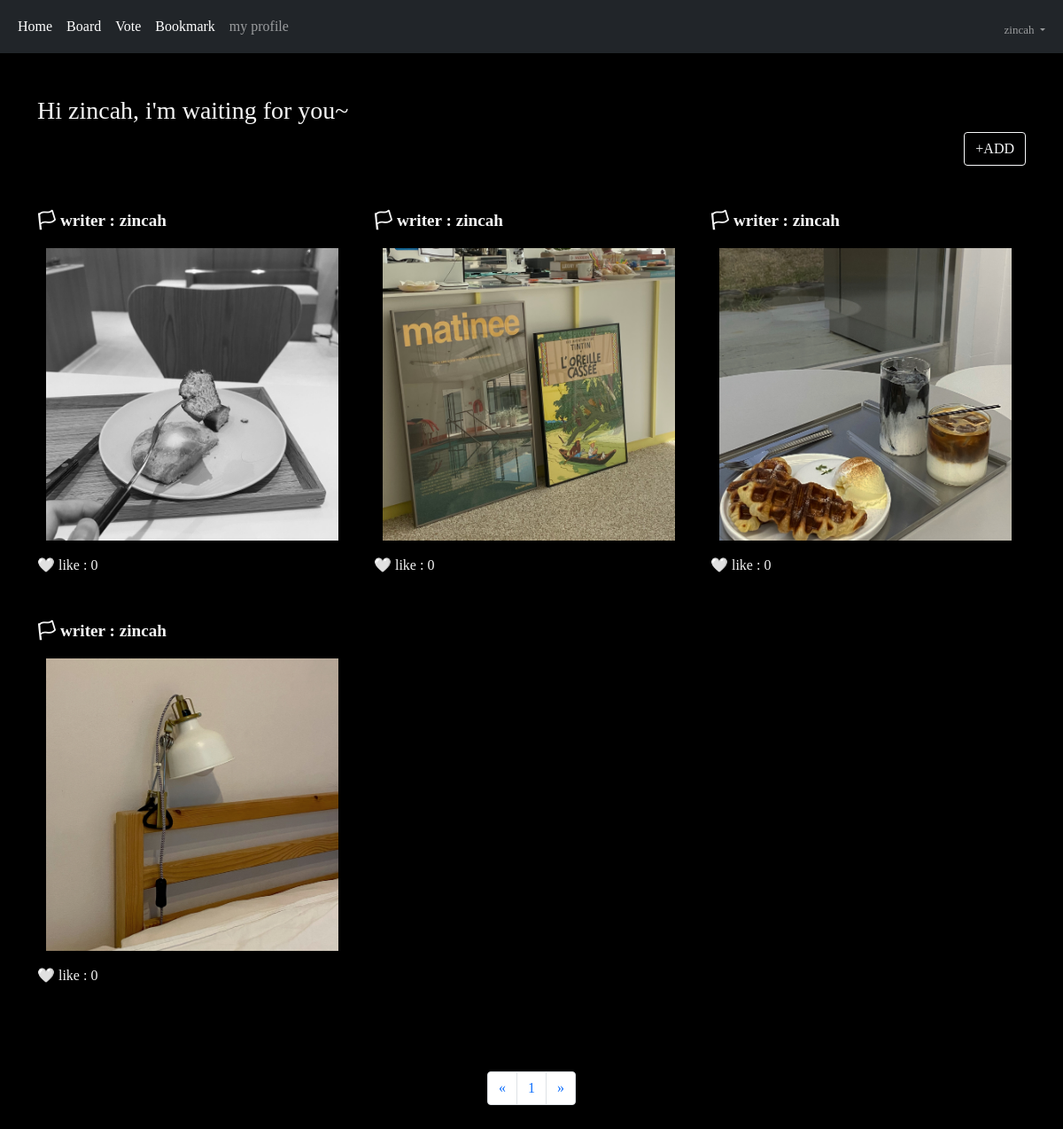
Page /board (signed in) on the earlier database version.
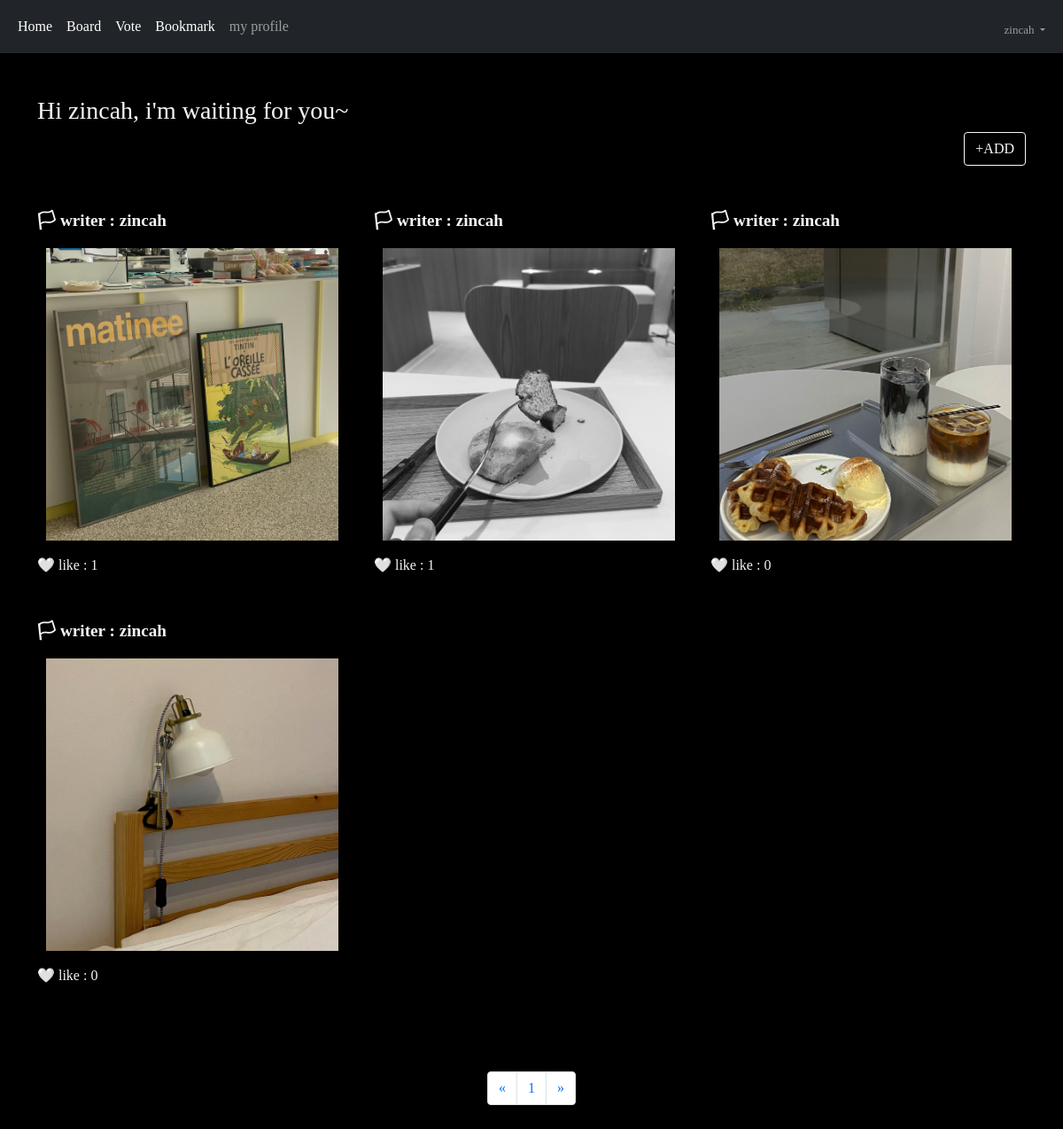
Same page on the later database version.
### board/models.py (models this page shows, shortened)
class Board(models.Model):
    picture = models.ImageField(upload_to="boa")
    writer = models.CharField(max_length=30)
    content = models.TextField()
    pubdate = models.DateTimeField()
    like = models.ManyToManyField(User, blank=True)

### board/views.py (the view)
# urls.py: path('', views.index, name="index"),
def index(request):
    page = request.GET.get('page', 1)
    b = Board.objects.all()
    b = b.order_by('-pubdate')
    pag = Paginator(b, 6)
    obj = pag.get_page(page)
    context = {
        "blist" : obj,
    }
    return render(request, "board/index.html", context)

### template/board/index.html (shortened to what this page needs)
{% extends 'base.html' %}
{% block auth %}
{% load mathfilters %}
<body style="color:whitesmoke;">
    <div class="container my-5">
        <div class="font-color">
            <h3>Hi {{ user.username }}, i'm waiting for you~ </h3>
            <div class="text-end">
                <a href="{% url 'board:create' %}"><button class="btn btn-outline-light">+ADD</button></a>
            </div>
        </div>
        <div class="row my-5">
            {% for i in blist %}
            <div class="col-lg-4">
                <div style="font-size: larger;">
                <b>🏳 writer : {{ i.writer }}</b>
                </div>
                <div class="box2 mt-3">
                    <div class="text-center">
                        <a href="{%url 'board:detail' i.id %}"><img src="{{ i.picture.url }}" height="330px"></a>
                    </div>
                    <div class="mt-3 mb-5">
                        🤍 like : {{ i.like.all.count }}
                    </div>
                </div>
            </div>
            {% endfor %}
        </div>
        <nav aria-label="Page navigation example">
            <ul class="pagination justify-content-center">
                <li class="page-item">
                    <a class="page-link" {% if blist.has_previous %} href="{% url 'board:index' %}?page={{ blist.previous_page_number }}" {% endif %} aria-label="Previous">
                    <span aria-hidden="true">&laquo;</span>
                    </a>
                </li>
                {% for i in blist.paginator.page_range %}
                    {% if i >= blist.number|sub:1|intdiv:5|mul:5|add:1 and i <= blist.number|sub:1|intdiv:5|add:1|mul:5 %}
                        <li class="page-item"><a class="page-link" href="{% url 'board:index' %}?page={{i}}">{{ i }}</a></li>
                    {% endif %}
                {% endfor %}
                <li class="page-item">
                    <a class="page-link" {% if blist.has_next %} href="{% url 'board:index' %}?page={{ blist.next_page_number }}" {% endif %} aria-label="Next">
                    <span aria-hidden="true">&raquo;</span>
                    </a>
                </li>
            </ul>
        </nav>
    </div>
</body>
{% endblock %}

Differences in the rows shown:
changed Board (number 1 of 4 on the later page): like.all.count "0" → "1"; moves up the list
computed for Board (number 2 of 4 on the later page): like.all.count "0" → "1"
